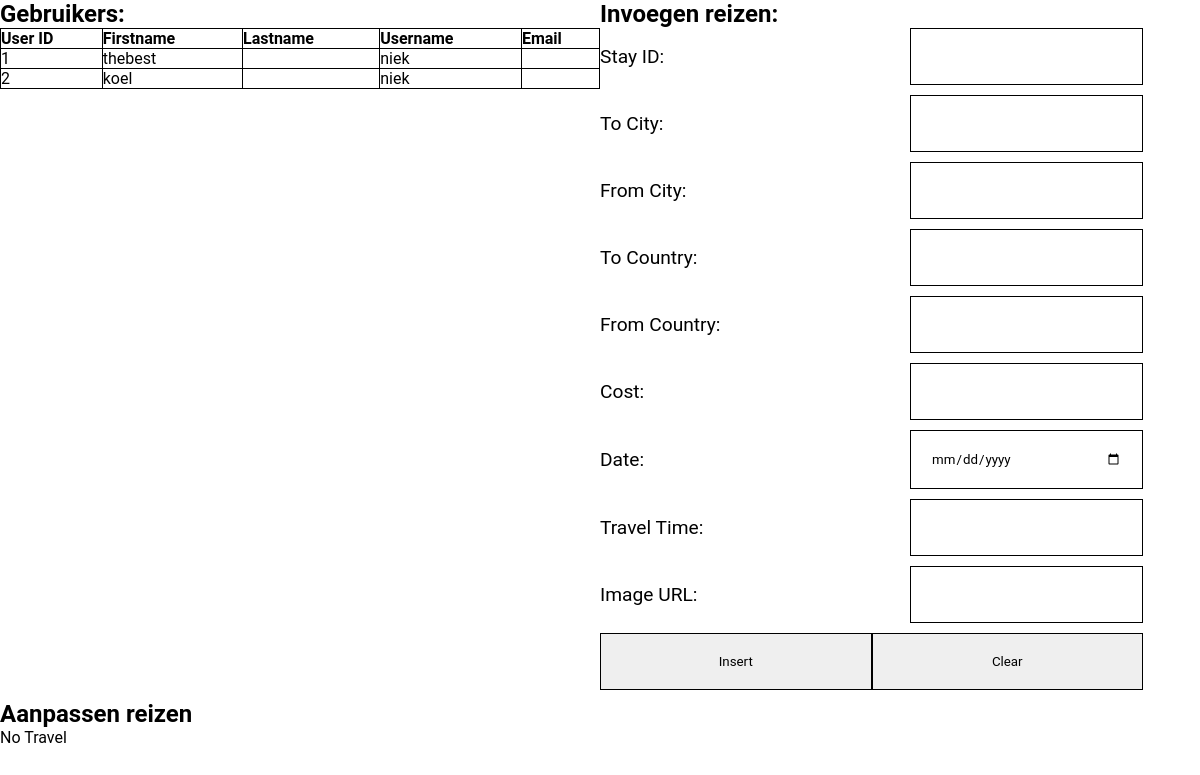
The app's page /admin.php, older data.
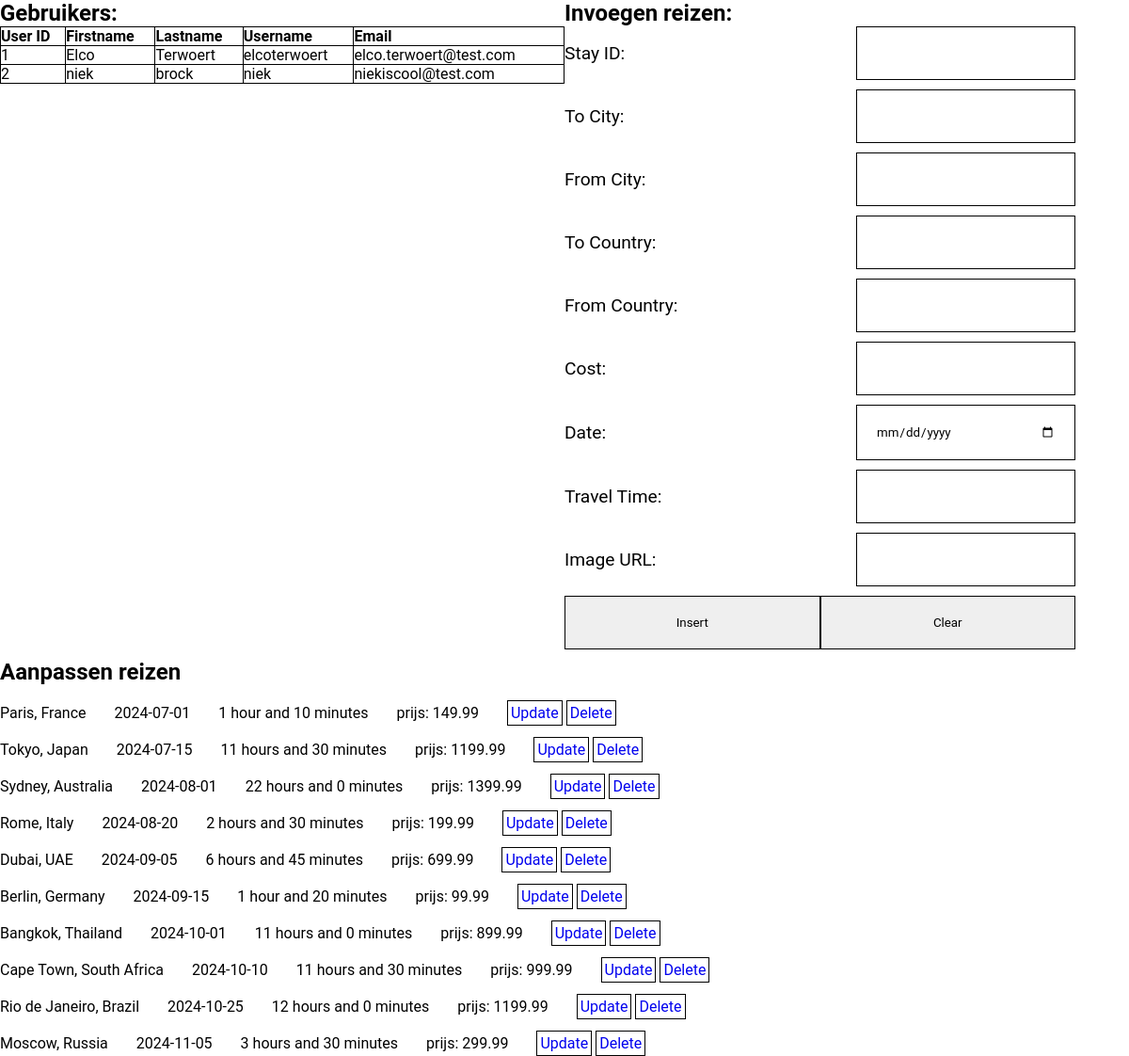
The same page, newer data.
### tables this page shows
CREATE TABLE IF NOT EXISTS `users` (
  `user_id` int NOT NULL AUTO_INCREMENT,
  `username` varchar(255) NOT NULL,
  `first_name` varchar(255) NOT NULL,
  `last_name` varchar(255) NOT NULL,
  `email` varchar(255) NOT NULL,
  `password` varchar(255) NOT NULL,
  `admin` tinyint(1) NOT NULL,
  PRIMARY KEY (`user_id`)
);

CREATE TABLE IF NOT EXISTS `travel` (
  `travel_id` int NOT NULL AUTO_INCREMENT,
  `stay_id` int NOT NULL,
  `to_city` varchar(255) NOT NULL,
  `to_country` varchar(255) NOT NULL,
  `from_city` varchar(255) NOT NULL,
  `from_country` varchar(255) NOT NULL,
  `cost` double NOT NULL,
  `date` date NOT NULL,
  `travel_time` varchar(50) DEFAULT NULL,
  `image_url` text NOT NULL,
  PRIMARY KEY (`travel_id`),
  KEY `stay_id` (`stay_id`),
  KEY `to_city` (`to_city`),
  KEY `from_city` (`from_city`)
);

### gettravels.php (called while the page is built)
<?php
include("connection.php");
$sql = "SELECT * FROM travel";
$stmt = $conn-> prepare($sql);
$stmt->execute();
$result = $stmt->fetchAll();

### admin.php (the view, shortened to what this page needs)
<?php
require_once 'connection.php';
try {
    $stmt = $conn->query("SELECT * FROM users");
    $users = $stmt->fetchAll(PDO::FETCH_ASSOC);
} catch (PDOException $e) {
    error_log("Fout bij het ophalen van gebruikers: " . $e->getMessage());
    die("Er is een fout opgetreden. Probeer het later opnieuw.");
}
?>
<!DOCTYPE html>
<html lang="nl">
<head>
    <link rel="stylesheet" href="assets/css/style.css">
</head>
<body class="admin-pagina">
    <section class="admin-user-info">
        <h2>Gebruikers:</h2>
        <?php if (!empty($users)) : ?>
            <table class="user-table">
                <thead>
                    <tr>
                        <th>User ID</th>
                        <th>Firstname</th>
                        <th>Lastname</th>
                        <th>Username</th>
                        <th>Email</th>
                    </tr>
                </thead>
                <tbody>
                    <?php foreach ($users as $user) : ?>
                        <tr>
                            <td><?= $user['user_id']; ?></td>
                            <td><?= $user['first_name']; ?></td>
                            <td><?= $user['last_name']; ?></td>
                            <td><?= $user['username']; ?></td>
                            <td><?= $user['email']; ?></td>
                        </tr>
                    <?php endforeach; ?>
                </tbody>
            </table>
        <?php else : ?>
            <p>Geen gebruikers gevonden.</p>
        <?php endif; ?>
    </section>
    <section class="admin-travel-config">
        <h2>Invoegen reizen:</h2>
        <form action="addtravel.php" method="post">
            <div class="admin-form-change">
                <label for="stay_id">Stay ID:</label>
                <input type="text" id="stay_id" name="stay_id" required>
            </div>
            <div class="admin-form-change">
                <label for="to_city">To City:</label>
                <input type="text" id="to_city" name="to_city" required>
            </div>
            <div class="admin-form-change">
                <label for="from_city">From City:</label>
                <input type="text" id="from_city" name="from_city" required>
            </div>
            <div class="admin-form-change">
                <label for="to_country">To Country:</label>
                <input type="text" id="to_country" name="to_country" required>
            </div>
            <div class="admin-form-change">
                <label for="from_country">From Country:</label>
                <input type="text" id="from_country" name="from_country" required>
            </div>
            <div class="admin-form-change">
                <label for="cost">Cost:</label>
                <input type="text" id="cost" name="cost" required>
            </div>
            <div class="admin-form-change">
                <label for="date">Date:</label>
                <input type="date" id="date" name="date" required>
            </div>
            <div class="admin-form-change">
                <label for="travel_time">Travel Time:</label>
                <input type="text" id="travel_time" name="travel_time" required>
            </div>
            <div class="admin-form-change">
                <label for="image_url">Image URL:</label>
                <input type="text" id="image_url" name="image_url" required>
            </div>
            <div class="admin-form-change">
                <input type="submit" name="submit" value="Insert">
                <input type="reset" value="Clear">
            </div>
        </form>
    </section>
    <section class="admin-travel-config">
            <h2>Aanpassen reizen</h2>
            <div class="admin-travel-list">
            <?php
            include("gettravels.php");
            if (!empty($result)) {
                foreach ($result as $travel) {
            ?>
                    <div class="all-travels">
                        <p><?php echo ($travel['to_city'] . ', ' . $travel['to_country']); ?></p>
                        <p><?php echo $travel['date']; ?></p>
                        <p><?php echo $travel['travel_time']; ?></p>
                        <p>prijs: <?php echo $travel['cost']; ?></p>
                        <div>
                    <a href="updatetravel.php?travel_id=<?php echo $travel['travel_id']; ?>" class="admin-update-delete">Update</a>
                    <a href="deletetravel.php?travel_id=<?php echo $travel['travel_id']; ?>" class="admin-update-delete">Delete</a>
                </div>
                    </div>
            <?php
                }
            } else {
                echo 'No Travel';
            }
            ?>
            </div>
        </section>
</body>
</html>

### assets/css/style.css (style rules this page uses)
* { margin: 0; padding: 0; text-decoration: none; border: none; font-family: "Roboto", sans-serif; }
.user-table { width: 100%; border-collapse: collapse; }
.user-table th { text-align: left; border: 1px solid #000; font-weight: bold; }
.user-table td { text-align: left; border: 1px solid #000; }
.admin-pagina { display: flex; flex-wrap: wrap; }
.admin-user-info { width: 50%; }
.admin-travel-config form { display: flex; flex-direction: column; width: 100%; }
.admin-form-change { display: flex; align-items: center; margin-bottom: 10px; }
.admin-form-change label { font-size: larger; width: 300px; margin-right: 10px; }
.admin-form-change input { flex: 1; border: 1px solid black; padding: 20px; }
.all-travels { display: flex; gap: 30px; padding-top: 20px; }
.all-travels p { margin: 0; }
.admin-update-delete { border: 1px solid black; padding: 3px; }

Row changes from the older to the newer data that the page shows:
changed users id 1: first_name "thebest" → "Elco"; last_name (not shown) → "Terwoert"; username "niek" → "elcoterwoert"; email (not shown) → "elco.terwoert@test.com"
changed users "niek": first_name "koel" → "niek"; last_name (not shown) → "brock"; email (not shown) → "niekiscool@test.com"
added travel: to_city "Paris", to_country "France", date "2024-07-01", travel_time "1 hour and 10 minutes", cost "149.99"
added travel: to_city "Tokyo", to_country "Japan", date "2024-07-15", travel_time "11 hours and 30 minutes", cost "1199.99"
added travel: to_city "Sydney", to_country "Australia", date "2024-08-01", travel_time "22 hours and 0 minutes", cost "1399.99"
added travel: to_city "Rome", to_country "Italy", date "2024-08-20", travel_time "2 hours and 30 minutes", cost "199.99"
added travel: to_city "Dubai", to_country "UAE", date "2024-09-05", travel_time "6 hours and 45 minutes", cost "699.99"
added travel: to_city "Berlin", to_country "Germany", date "2024-09-15", travel_time "1 hour and 20 minutes", cost "99.99"
added travel: to_city "Bangkok", to_country "Thailand", date "2024-10-01", travel_time "11 hours and 0 minutes", cost "899.99"
added travel: to_city "Cape Town", to_country "South Africa", date "2024-10-10", travel_time "11 hours and 30 minutes", cost "999.99"
added travel: to_city "Rio de Janeiro", to_country "Brazil", date "2024-10-25", travel_time "12 hours and 0 minutes", cost "1199.99"
added travel: to_city "Moscow", to_country "Russia", date "2024-11-05", travel_time "3 hours and 30 minutes", cost "299.99"
Text that changed along with them:
text no longer shown: "No Travel"
